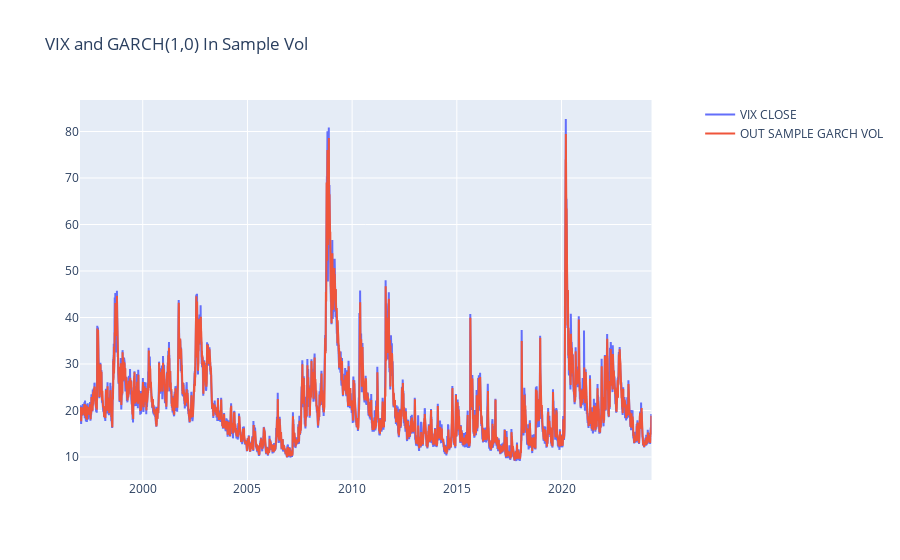

Write notebook code for a chart like this one.
### Code cell
arima_100 = rolling_arima(df_vix["close"].iloc[-20:],df_vix_test["close"],1,0,0)

### Figure 1 — Plotly figure (JSON) as saved in the notebook; plotly's stock layout.template omitted (floating-point values rounded to 4 significant figures; data arrays with more than 128 entries replaced by an {"elided": "..."} marker saying what was removed)
{"data": [{"mode": "lines", "name": "VIX CLOSE", "type": "scatter", "x": {"elided": "6870 str values"}, "xaxis": "x", "y": {"elided": "6870 float values"}, "yaxis": "y"}, {"mode": "lines", "name": "OUT SAMPLE GARCH VOL", "type": "scatter", "x": {"elided": "6870 str values"}, "xaxis": "x", "y": {"elided": "6870 float values"}, "yaxis": "y"}], "layout": {"title": {"text": "VIX and GARCH(1,0) In Sample Vol"}, "xaxis": {"anchor": "y", "domain": [0, 0.94]}, "yaxis": {"anchor": "x", "domain": [0, 1]}, "yaxis2": {"anchor": "x", "overlaying": "y", "side": "right"}}}
